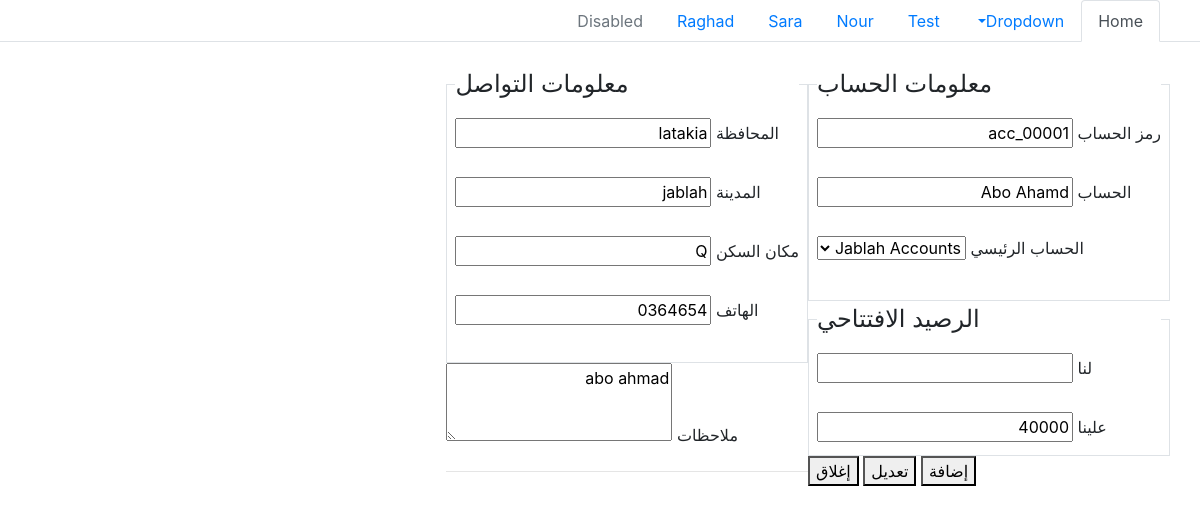
/account_card.php?id=2, run on the app's committed database.
### tables this page shows
CREATE TABLE `accounts` (
  `id` int(11) NOT NULL AUTO_INCREMENT,
  `code` varchar(250) NOT NULL,
  `name` varchar(250) DEFAULT NULL,
  `phone` varchar(250) DEFAULT NULL,
  `email` varchar(250) DEFAULT NULL,
  `account_id` int(11) NOT NULL DEFAULT 0,
  `city` varchar(250) DEFAULT NULL,
  `state` varchar(250) DEFAULT NULL,
  `location` varchar(250) DEFAULT NULL,
  `note` varchar(250) DEFAULT NULL,
  `fund` varchar(250) NOT NULL,
  `type` varchar(250) NOT NULL,
  `created_at` timestamp NOT NULL DEFAULT current_timestamp(),
  `updated_at` timestamp NOT NULL DEFAULT current_timestamp(),
  PRIMARY KEY (`id`)
);

### sql/sql_queries.php (called while the page is built, shortened)
<?php
function select($table , $columns =' * ')
{
    $col = $columns;
    $sql="select $col  from ";
    if(!is_array($table))
          return $sql . $table;
     else
         $sql = $sql . getStrFromList($table);
     return $sql;
}
?>
<?php
function where($column,$value,$op="=")
{
  return " where $column " . " " .$op . " '$value'";
}
function selectWhereId( $table , $id)
{
    return select( $table) . where("id", $id);
}
?>

### helper/ready_queries_functions.php (called while the page is built, shortened)
<?php
function get_main_accounts($con)
{
    $select = select('accounts') . where('account_id', '0') . " and name <> ''";
    $select_exec = mysqli_query($con, $select);
    $result_array = [];
    if ($select_exec)
        foreach (mysqli_fetch_all($select_exec) as $row) {
            $result_array[$row[0]] = $row[2];
        }
    return $result_array;
}

### account_card.php (the view, shortened to what this page needs)
<?php
include('include/nav.php');
?>
<!DOCTYPE html>
<html>
<head>
    <link rel="stylesheet" href="css/bootstrap.min.css">
</head>
<body>
    <form action="" method="post">
        <div class="container">
            <?php
            $account = [];
            if (isset($_GET['id'])) {
                $select_where_id = selectWhereId('accounts', $_GET['id']);
                $select_where_exec = mysqli_query($con, $select_where_id);
                $account = mysqli_fetch_array($select_where_exec);
            }
            ?>
            <div class="row">
                <div class="md-4">
                    <br>
                    <fieldset class="border p-2">
                        <legend class="w-auto">معلومات الحساب</legend>
                        <label for="code">رمز الحساب</label>
                        <input name="code" type="text" readonly value="<?php
                                                                        if (isset($account['code'])) echo $account['code'];
                                                                        else
                                                                            echo get_auto_code($con, "accounts", "code", get_value_from_config("prefix_code", "account"))  ?>">
                        <br><br>
                        <label for="name">الحساب</label>
                        <input type="text" name="name" value="<?php if (isset($account['name'])) echo $account['name'] ?>">
                        <br><br>
                        <label for="main account">الحساب الرئيسي</label>
                        <select name="account_id" id="">
                            <?php
                            foreach (get_main_accounts($con) as $id => $value) {
                                echo "<option value='$id'";
                                if (isset($account['account_id']) && $id == $account['account_id']) echo ' selected ';
                                echo ">$value</option>";
                            }
                            ?>
                        </select>
                        <br><br>
                    </fieldset>
                    <fieldset class="border p-2">
                        <legend class="w-auto">الرصيد الافتتاحي</legend>
                        <label name="credit">لنا</label>
                        <input type="number" name="credit"
                        value="<?php if(isset($account['fund']) && $account['fund'] > 0) echo $account['fund'] ?>">
                        <br><br>
                        <label name="debit">علينا</label>
                        <input type="number" name="debit"
                        value="<?php if(isset($account['fund']) && $account['fund'] < 0) echo  trim($account['fund'] , '-') ?>">
                    </fieldset>
                    <button type="submit" name="add">إضافة</button>
                    <button type="submit" <?php if (!isset($account['name'])) echo "hidden" ?> name="update">تعديل</button>
                    <button type="button" name="close">إغلاق</button>
                </div>
                <div class="md-8">
                    <br>
                    <fieldset class="border p-2">
                        <legend class="w-auto">معلومات التواصل </legend>
                        <label name="">المحافظة</label>
                        <input type="text" name="state"
                        value="<?php if(isset($account['state'])) echo $account['state'] ?>">
                        <br><br>
                        <label name="">المدينة</label>
                        <input type="text" name="city"
                        value="<?php if(isset($account['city'])) echo $account['city'] ?>">
                        <br><br>
                        <label name="">مكان السكن</label>
                        <input type="text" name="location"
                        value="<?php if(isset($account['location'])) echo $account['location'] ?>">
                        <br><br>
                        <label name="">الهاتف</label>
                        <input type="text" name="phone"
                        value="<?php if(isset($account['phone'])) echo $account['phone'] ?>">
                        <br><br>
                    </fieldset>
                    <label name="">ملاحظات</label>
                    <textarea rows="3" type="text" name="note"><?php if(isset($account['note'])) echo $account['note'] ?></textarea>
                    <hr>
                </div>
            </div>
        </div>
    </form>
</body>
</html>

### css/style.css (style rules this page uses)
* { direction: rtl; }

### sql/sql_queries.php (style rules this page uses)
body { direction : ltr }

### data on the page
accounts: code "acc_00001", name "Abo Ahamd", account_id "Jablah Accounts", debit "40000", state "latakia", city "jablah", location "Q", phone "0364654", note "abo ahmad"
